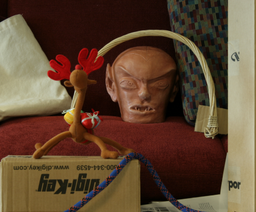
//> input picture serial_imp/view1.png, 256 x 212 px, shrunk from 447 x 370 before the run
$ ./sbm 1   (built with g++ and OpenCV 4)
//> lines starting //> are read from the running program, lines starting //| are printed output that depends on the picture
#include <opencv2/opencv.hpp>
#include <stdio.h>
#include <iostream>

using namespace cv;
using namespace std;

inline int square(int x){ return x*x; }


int main(int argc, char** argv)
{
	if(argc != 2)
	{
		cout << "Enter director index as argument! \n exiting... \n";
		exit(0);
	}
    Mat left, right;
	Mat disp_img;
	// subset of the Middlebury data
	String dir[] = {"img/Art", "img/Books", "img/Dolls", "img/Laundry", "img/Moebius", "img/Reindeer"};
	String left_ = "/view1.png", right_ = "/view5.png";

	int choice = atoi(argv[1]);

	cout<< "\n Opening directory: " << dir[choice] << "\n";

	left = imread(dir[choice] + left_);
//> left is the input picture: 212 rows x 256 cols, CV_8UC3; mean B, G, R 50.5, 71.1, 95.5
	right = imread(dir[choice] + right_);
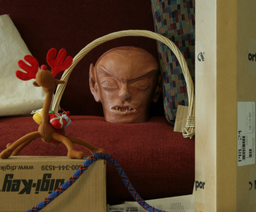
//> input picture serial_imp/view5.png, 256 x 212 px, shrunk from 447 x 370 before the run
//> right is the input picture: 212 rows x 256 cols, CV_8UC3; mean B, G, R 48.3, 71.2, 95.3

	disp_img = Mat::zeros(left.rows, left.cols, CV_8UC1);

	int ROW=left.rows, COL=left.cols;
//> ROW = 212; COL = 256
	// stores the disparity and sum of squared distance (SSD)
	int disp[ROW][COL], SSD_value[ROW][COL];

	// set range to search from current pixel
	int disparity_min = -50, disparity_max = 50;
	int disparity_range = disparity_max - disparity_min;
	int half_block_size = 16;
	int MAX_DISP=-1, MIN_DISP=10e6;

	int SSD=0, l_r, l_c, r_r, r_c;

	for(int i=0; i<ROW; i++)
	{
		for(int j=0; j<COL; j++)
		{
			disp[i][j]=0;
			SSD_value[i][j]=10e8;
		}
	}

	for(int i=0+half_block_size; i<left.rows-half_block_size; i++)
	{
		for(int j=0+half_block_size; j<left.cols-half_block_size; j++)
		{

			for(int range=disparity_min; range<=disparity_max; range++)
			{
				SSD = 0;

				for(l_r = -half_block_size + i; l_r <= half_block_size + i; l_r++)
				{
					for(l_c = -half_block_size + j; l_c <= half_block_size + j; l_c++)
					{
						r_r = l_r;
						r_c = l_c + range;

						SSD += square(left.at<cv::Vec3b>(l_r,l_c)[0] - right.at<cv::Vec3b>(r_r, min(max(0, r_c), COL-1))[0])
							+ square(left.at<cv::Vec3b>(l_r,l_c)[1] - right.at<cv::Vec3b>(r_r, min(max(0, r_c), COL-1))[1])
							+ square(left.at<cv::Vec3b>(l_r,l_c)[2] - right.at<cv::Vec3b>(r_r, min(max(0, r_c), COL-1))[2]);
					}
				}

				if(SSD < SSD_value[i][j])
				{
					disp[i][j] = range;
					SSD_value[i][j] = SSD;
				}
			}


		}

		// visualize the disparity image in grayscale
		for(int i=0; i<ROW; i++)
		{
			for(int j=0; j<COL; j++)
			{
				disp_img.at<uchar>(i,j) = 63+(int)192.0*(disp[i][j]-disparity_min)/disparity_range;
				if(MAX_DISP < disp[i][j])
					MAX_DISP = disp[i][j];
				if(disp[i][j] < MIN_DISP)
					MIN_DISP = disp[i][j];
			}
		}
		imshow("disparity", disp_img);
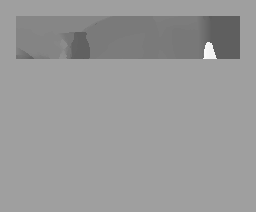
//> window 'disparity': 212 rows x 256 cols, CV_8UC1; min 93, max 249, mean 152.4
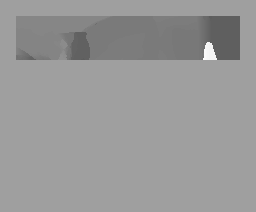
//> window 'disparity': 212 rows x 256 cols, CV_8UC1; min 93, max 251, mean 152.3
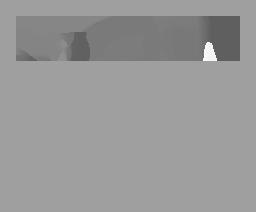
//> window 'disparity': 212 rows x 256 cols, CV_8UC1; min 93, max 251, mean 152.1
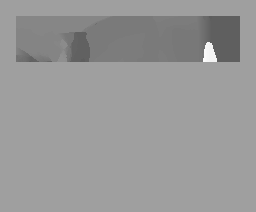
//> window 'disparity': 212 rows x 256 cols, CV_8UC1; min 93, max 251, mean 152
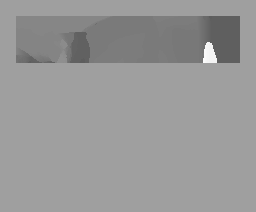
//> window 'disparity': 212 rows x 256 cols, CV_8UC1; min 93, max 253, mean 151.8
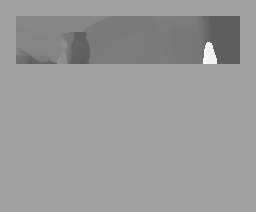
//> window 'disparity': 212 rows x 256 cols, CV_8UC1; min 93, max 253, mean 151.7
//> (the run ends here: the time limit is reached, at `waitKey(1);`)
